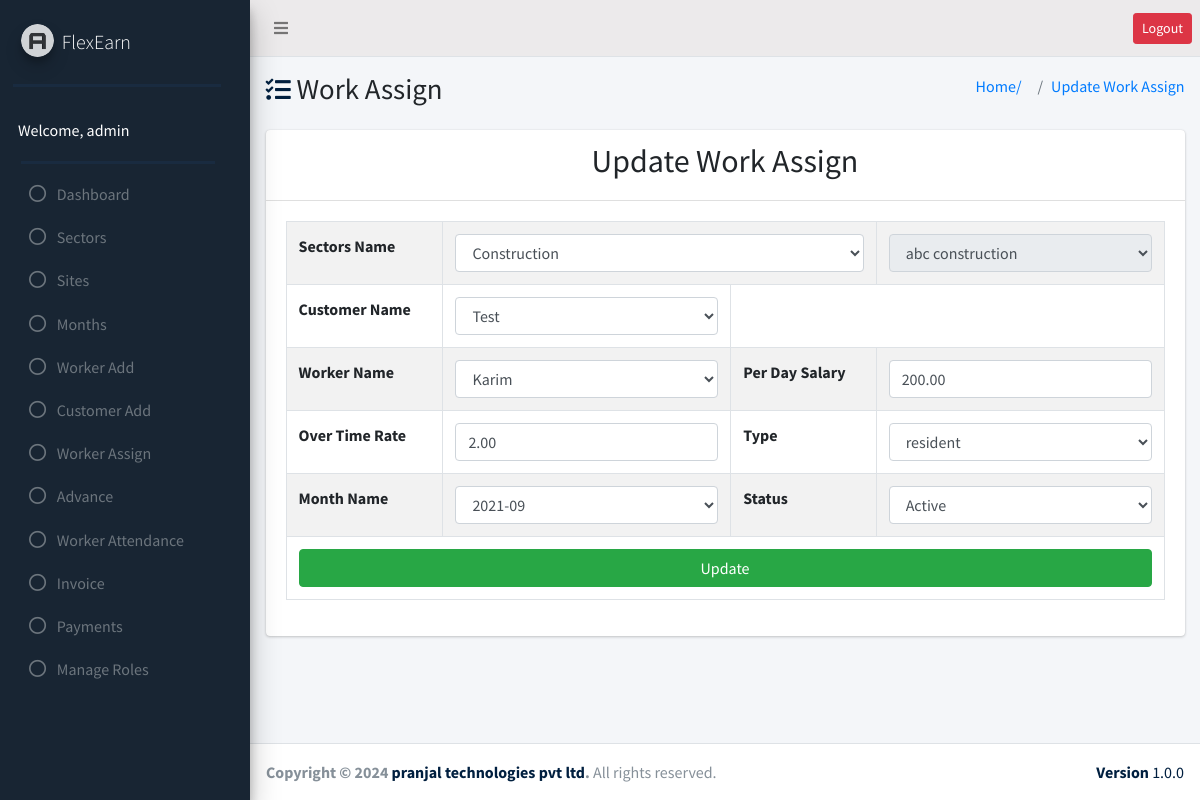
/Manpower/worker_assign/update.php?id=1 (signed in), run on the app's committed database.
### tables this page shows
CREATE TABLE `sites` (
  `id` int(11) NOT NULL,
  `sectorID` int(11) NOT NULL,
  `site_name` varchar(255) NOT NULL,
  `address` text NOT NULL,
  `contact_no` varchar(255) NOT NULL,
  `status` enum('active','inactive') NOT NULL
);

CREATE TABLE `sectors` (
  `id` int(11) NOT NULL,
  `sector_name` varchar(255) NOT NULL
);

CREATE TABLE `worker_assign` (
  `id` bigint(20) NOT NULL,
  `siteID` int(11) NOT NULL,
  `workerID` bigint(20) NOT NULL,
  `per_day_salary` decimal(10,2) NOT NULL,
  `ot_rate` decimal(10,2) NOT NULL,
  `type` enum('resident','non_resident') NOT NULL,
  `monthID` int(11) NOT NULL,
  `customer_id` int(11) NOT NULL,
  `status` enum('active','inactive') NOT NULL
);

CREATE TABLE `customers` (
  `id` int(11) NOT NULL,
  `name` varchar(100) NOT NULL,
  `contact_no` int(50) NOT NULL,
  `aadhar_no` varchar(50) NOT NULL,
  `email` varchar(100) NOT NULL,
  `address` varchar(200) NOT NULL,
  `password` varchar(50) NOT NULL,
  `is_active` int(1) NOT NULL
);

CREATE TABLE `worker` (
  `id` bigint(20) NOT NULL,
  `name` varchar(255) NOT NULL,
  `iqama_number` varchar(255) NOT NULL,
  `local_number` varchar(255) NOT NULL,
  `whatsapp_number` varchar(150) NOT NULL,
  `photo` text NOT NULL,
  `iqama_photo` text NOT NULL,
  `current_address` text NOT NULL,
  `working_place` text NOT NULL,
  `daily_basic_salary` decimal(10,2) NOT NULL,
  `ot_rate` decimal(10,2) NOT NULL,
  `passport_number` varchar(100) NOT NULL,
  `email` varchar(100) NOT NULL,
  `password` varchar(50) NOT NULL,
  `status` enum('active','inactive') NOT NULL
);

CREATE TABLE `month` (
  `id` int(11) NOT NULL,
  `month_name` varchar(255) NOT NULL,
  `status` enum('active','inactive') NOT NULL
);

### Manpower/worker_assign/update.php (the view, shortened to what this page needs)
<?php
require_once("../db_config.php");
$id=$_GET['id'];
           $edit=$conn->query("SELECT customer_id,worker_assign.id,worker_assign.per_day_salary,worker_assign.ot_rate,worker_assign.type,worker_assign.status,sites.id as siteID,sites.site_name,sites.sectorID,worker.name,month.month_name,worker_assign.workerID,worker_assign.monthID FROM worker_assign JOIN sites ON sites.id=worker_assign.siteID JOIN worker ON worker.id=worker_assign.workerID JOIN month ON month.id=worker_assign.monthID  WHERE worker_assign.id=$id");
           $update=$edit->fetch_assoc();
    ?>
<?php
require_once("../header.php");
require_once("../sidebar.php");
?>
<section class="content-header">
  <div class="container-fluid">
    <div class="row mb-2">
      <div class="col-sm-6">
        <h1><i class="fas fa-tasks fa-sm text-navy"></i> Work Assign</h1>
      </div>
      <div class="col-sm-6">
        <ol class="breadcrumb float-sm-right">
          <li class="breadcrumb-item"><a href="#">Home/ </a></li>
          <li class="breadcrumb-item"><a href="#">Update Work Assign</a></li>
        </ol>
      </div>
    </div>
  </div>
</section>
<section class="content">
  <div class="container-fluid">
    <div class="row">
      <div class="col-md-12">
        <div class="card">
          <div class="card-header  text-center">
            <h2 >
                Update Work Assign
            </h2>
          </div>
          <div class="card-body">
              <form action="" method="post">
                  <table class="table table-bordered table-striped table-hover ">
                    <tr>
                    <th>Sectors Name</th>
                      <td colspan="6">
                          <select id="div" class="form-control" >
                 <?php
                 $sectors= $conn->query("SELECT * FROM `sectors`");
                 while ($ectors=$sectors->fetch_assoc()) { ?>
   <option value="<?php echo $ectors['id']; ?>" <?php if ($ectors['id']==$update['sectorID']) {
                     echo "selected";
                    }  ?> > <?php echo $ectors["sector_name"]; ?> </option>
                 <?php
               }
               ?>
              </select>
               <th id="dis">
               <select class="form-control" name="siteID" readonly>
                <option value="<?php echo $update["siteID"] ?>"><?php echo $update['site_name']?> </option>
               </select>
              </tr>
              <?php if ($_SESSION['type'] == 'admin') { ?>
                <tr>
                  <th>Customer Name</th>
                  <td colspan="4">
                  <select class="form-control" name="customer_id">
                      <?php
                 $emp_table = $conn->query("SELECT * FROM `customers` ");
                 while ($emp_data = $emp_table->fetch_assoc()) { ?>
                      <option
                        value="<?php echo $emp_data['id']; ?>"
                        <?php if ($emp_data['id']==$update['customer_id']) {
                     echo " selected ";
                    }  ?>
                        >
                        <?php echo $emp_data['name']; ?>
                      </option>
                      <?php
                }?>
                </select>
                  </td>
                </tr>
                <?php } ?>
              <tr>
                      <th>Worker Name</th>
                      <td colspan="4">
                      <select class="form-control" name="workerID">
                 <?php
                 $emp_table = $conn->query("SELECT * FROM `worker` ");
                 while ($emp_data = $emp_table->fetch_assoc()) {?>
                 <option value="<?php echo $emp_data['id']; ?>" <?php if ($emp_data['id']==$update['workerID']) {
                     echo "selected";
                    }  ?>><?php echo $emp_data['name']; ?></option>
                  <?php
                }
                ?> </td>
              <th>Per Day Salary</th>
                          <td colspan="4">
                              <input type="text" name="per_day_salary" class="form-control" value="<?php echo $update['per_day_salary'] ?> ">
                          </td>
                          </tr>
                          <tr>
                          <th>Over Time Rate</th>
                          <td colspan="4">
                              <input type="text" name="ot_rate" class="form-control" value="<?php echo $update['ot_rate'] ?>">
                          </td>
                          <th>Type</th>
                          <td colspan="4">
                      <select class="form-control" name="type">
                      <option value="resident"<?php if ($update['status']==='resident') {
                    echo "checked";
                }?>><span>resident</span></option>
                      </td>
            </tr>
            <tr>
               <th>Month Name</th>
                 <td colspan="4">
                  <select class="form-control" name="monthID">
                 <?php
                 $month_table = $conn->query("SELECT * FROM `month` ");
                 while ($month_show = $month_table->fetch_assoc()) { ?>
                  <option value="<?php echo $month_show['id']; ?>" <?php if ($month_show['id']==$update['monthID']) {
                     echo "selected";
                     }  ?> > <?php echo $month_show['month_name']; ?> </option>
                  <?php
                }
                ?> </td>
              <th>Status</th>
                            <td colspan="4">
                      <select class="form-control" name="status">
                       <option value="active"<?php if ($update['status']==='active') {
                    echo "checked";
                }?>><span>Active</span></option>
                 </td>
              </tr class="text-center">
                          <td colspan="10">
                              <input type="submit" name="submit" value="Update" class="btn btn-block btn-success">
                          </td>
                  </table>
              </form>
          </div>
        </div>
      </div>
    </div>
  </div>
</section>
<?php require("../footer.php"); ?>

### data on the page
sites: sectorID.sector_name "Construction"
worker_assign: siteID "abc construction", customer_id "Test", workerID "Karim", per_day_salary "200.00", ot_rate "2.00", monthID "2021-09"

### other printed values
$_SESSION['name'] "admin"
